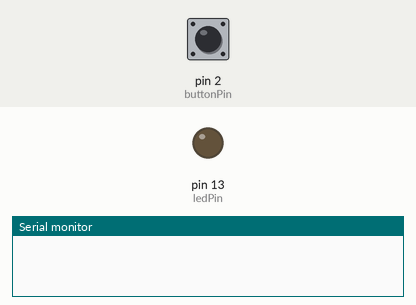
This sketch was run on a simulated Arduino Uno, built with avr-gcc and run on an emulated ATmega328P. On the bench: output pins drawn as LEDs (lit = HIGH), the last lines printed to the serial monitor. The inputs (shaded band) are chosen by the test bench; at power-on: pin 2 (buttonPin) LOW.

Above: at 1.2 s.
1.3 s: pin 2 (buttonPin) pulled HIGH for 0.15 s
At 1.7 s:
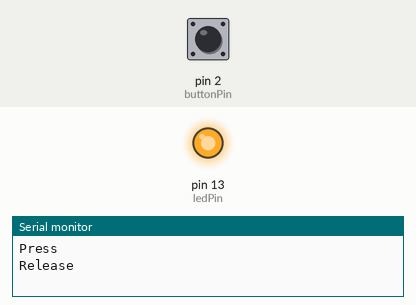
2.9 s: pin 2 (buttonPin) pulled HIGH for 1 s
At 4.1 s:
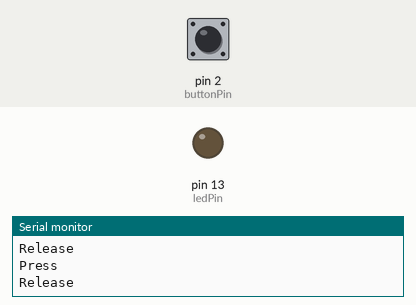
5.4 s: pin 2 (buttonPin) pulled HIGH for 3.2 s
At 6.0 s:
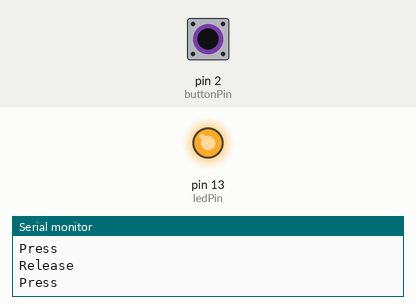
Timing chart, 0 to 8.4 s (numbered marks = the images above; inputs shaded):
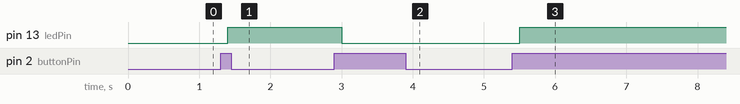

Measured:
- after the input at 1.3 s, pin 13 (ledPin): LOW → HIGH after 0.10 s
- after the input at 2.9 s, pin 13 (ledPin): HIGH → LOW after 0.10 s
- after the input at 5.4 s, pin 13 (ledPin): LOW → HIGH after 0.10 s

The sketch:

TriggerSwitch.ino
```cpp
const int buttonPin = 2;
const int ledPin = 13;


bool pressing = false;

bool ledState = false;

void setup() {

 Serial.begin(9600);
 pinMode(buttonPin, INPUT);
 pinMode(ledPin, OUTPUT);

}

void loop() {
  int buttonState = digitalRead(buttonPin);

  if(pressing == false){

    if(buttonState == 1){
      pressing = true;
      Serial.println("Press");

      ledState = !ledState;

      delay(100);
    }

  }else{

    if(buttonState == 0){
      pressing = false;
      Serial.println("Release");
      delay(100);
    }

  }

  digitalWrite(ledPin, ledState);

}
```
